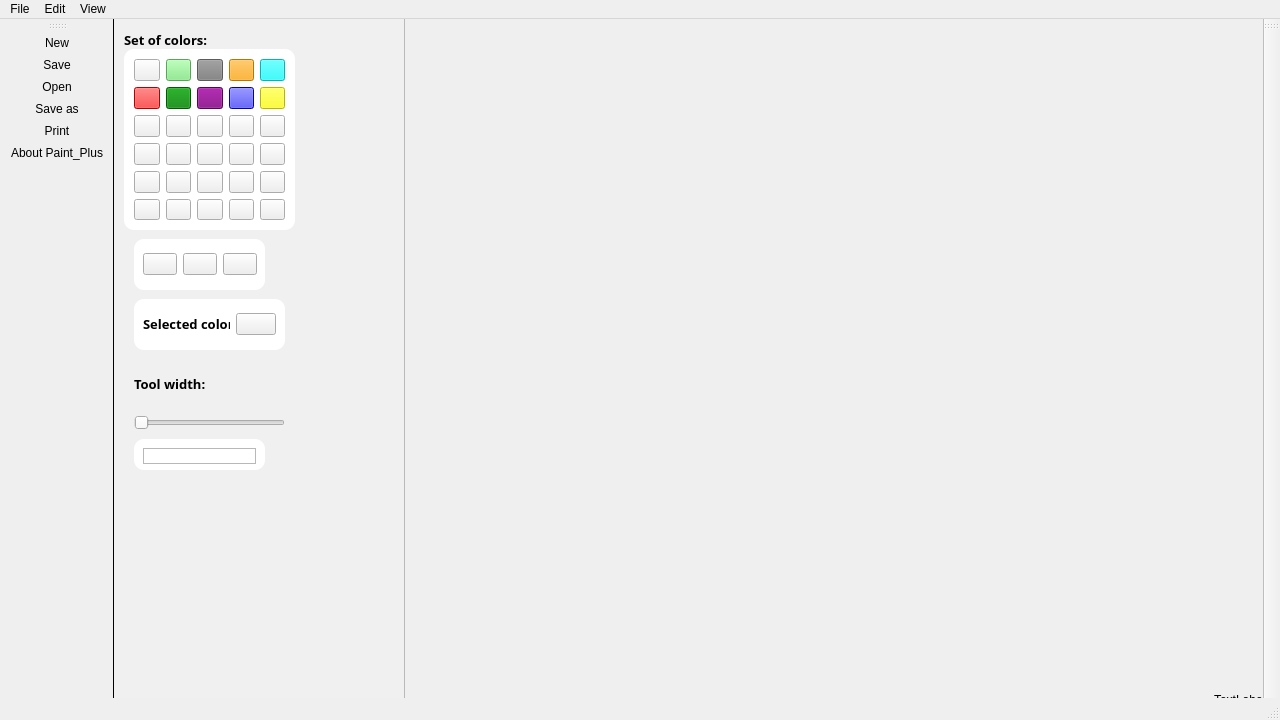
<?xml version="1.0" encoding="UTF-8"?>
<ui version="4.0">
 <class>MainWindow</class>
 <widget class="QMainWindow" name="MainWindow">
  <property name="enabled">
   <bool>true</bool>
  </property>
  <property name="geometry">
   <rect>
    <x>0</x>
    <y>0</y>
    <width>1280</width>
    <height>720</height>
   </rect>
  </property>
  <property name="windowTitle">
   <string>MainWindow</string>
  </property>
  <property name="styleSheet">
   <string notr="true">#leftToolBar {
border: none;
border-right: 1px solid black;
}

#graphicsView {
	background-color: rgb(240,240,240);
}

#pushButton_10 {
	background-color: blue;
}
#pushButton_9 {
	background-color: red;
}
#pushButton_8 {
	background-color: yellow;
}
#pushButton_7 {
	background-color: green;
}
#pushButton_6 {
	background-color: purple;
}
#pushButton_5 {
	background-color: cyan;
}
#pushButton_4 {
	background-color: gray;
}
#pushButton_3 {
	background-color: orange;
}
#pushButton_2 {
	background-color: rgb(123,234,123);
}
</string>
  </property>
  <widget class="QWidget" name="centralwidget">
   <widget class="QLabel" name="label">
    <property name="geometry">
     <rect>
      <x>1100</x>
      <y>660</y>
      <width>161</width>
      <height>41</height>
     </rect>
    </property>
    <property name="text">
     <string>TextLabel</string>
    </property>
   </widget>
   <widget class="QGraphicsView" name="graphicsView">
    <property name="geometry">
     <rect>
      <x>-20</x>
      <y>-50</y>
      <width>311</width>
      <height>1071</height>
     </rect>
    </property>
   </widget>
   <widget class="QFrame" name="frame">
    <property name="geometry">
     <rect>
      <x>10</x>
      <y>30</y>
      <width>171</width>
      <height>181</height>
     </rect>
    </property>
    <property name="styleSheet">
     <string notr="true">#frame {
	background-color: white;
	border-radius: 10px;
}</string>
    </property>
    <property name="frameShape">
     <enum>QFrame::StyledPanel</enum>
    </property>
    <property name="frameShadow">
     <enum>QFrame::Raised</enum>
    </property>
    <widget class="QWidget" name="layoutWidget">
     <property name="geometry">
      <rect>
       <x>10</x>
       <y>10</y>
       <width>151</width>
       <height>161</height>
      </rect>
     </property>
     <layout class="QGridLayout" name="gridLayout">
      <item row="1" column="0">
       <widget class="QPushButton" name="pushButton_9">
        <property name="text">
         <string/>
        </property>
       </widget>
      </item>
      <item row="5" column="3">
       <widget class="QPushButton" name="pushButton_25">
        <property name="text">
         <string/>
        </property>
       </widget>
      </item>
      <item row="2" column="3">
       <widget class="QPushButton" name="pushButton_15">
        <property name="text">
         <string/>
        </property>
       </widget>
      </item>
      <item row="0" column="3">
       <widget class="QPushButton" name="pushButton_3">
        <property name="text">
         <string/>
        </property>
       </widget>
      </item>
      <item row="4" column="3">
       <widget class="QPushButton" name="pushButton_28">
        <property name="text">
         <string/>
        </property>
       </widget>
      </item>
      <item row="5" column="1">
       <widget class="QPushButton" name="pushButton_27">
        <property name="text">
         <string/>
        </property>
       </widget>
      </item>
      <item row="2" column="4">
       <widget class="QPushButton" name="pushButton_13">
        <property name="text">
         <string/>
        </property>
       </widget>
      </item>
      <item row="3" column="3">
       <widget class="QPushButton" name="pushButton_20">
        <property name="text">
         <string/>
        </property>
       </widget>
      </item>
      <item row="5" column="0">
       <widget class="QPushButton" name="pushButton_29">
        <property name="text">
         <string/>
        </property>
       </widget>
      </item>
      <item row="4" column="1">
       <widget class="QPushButton" name="pushButton_26">
        <property name="text">
         <string/>
        </property>
       </widget>
      </item>
      <item row="0" column="2">
       <widget class="QPushButton" name="pushButton_4">
        <property name="text">
         <string/>
        </property>
       </widget>
      </item>
      <item row="2" column="2">
       <widget class="QPushButton" name="pushButton_11">
        <property name="text">
         <string/>
        </property>
       </widget>
      </item>
      <item row="4" column="0">
       <widget class="QPushButton" name="pushButton_22">
        <property name="text">
         <string/>
        </property>
       </widget>
      </item>
      <item row="0" column="4">
       <widget class="QPushButton" name="pushButton_5">
        <property name="text">
         <string/>
        </property>
       </widget>
      </item>
      <item row="2" column="1">
       <widget class="QPushButton" name="pushButton_12">
        <property name="text">
         <string/>
        </property>
       </widget>
      </item>
      <item row="3" column="2">
       <widget class="QPushButton" name="pushButton_16">
        <property name="text">
         <string/>
        </property>
       </widget>
      </item>
      <item row="2" column="0">
       <widget class="QPushButton" name="pushButton_14">
        <property name="text">
         <string/>
        </property>
       </widget>
      </item>
      <item row="5" column="2">
       <widget class="QPushButton" name="pushButton_23">
        <property name="text">
         <string/>
        </property>
       </widget>
      </item>
      <item row="4" column="2">
       <widget class="QPushButton" name="pushButton_30">
        <property name="text">
         <string/>
        </property>
       </widget>
      </item>
      <item row="5" column="4">
       <widget class="QPushButton" name="pushButton_21">
        <property name="text">
         <string/>
        </property>
       </widget>
      </item>
      <item row="0" column="1">
       <widget class="QPushButton" name="pushButton_2">
        <property name="text">
         <string/>
        </property>
       </widget>
      </item>
      <item row="1" column="2">
       <widget class="QPushButton" name="pushButton_6">
        <property name="text">
         <string/>
        </property>
       </widget>
      </item>
      <item row="1" column="4">
       <widget class="QPushButton" name="pushButton_8">
        <property name="text">
         <string/>
        </property>
       </widget>
      </item>
      <item row="1" column="3">
       <widget class="QPushButton" name="pushButton_10">
        <property name="text">
         <string/>
        </property>
       </widget>
      </item>
      <item row="3" column="0">
       <widget class="QPushButton" name="pushButton_19">
        <property name="text">
         <string/>
        </property>
       </widget>
      </item>
      <item row="1" column="1">
       <widget class="QPushButton" name="pushButton_7">
        <property name="text">
         <string/>
        </property>
       </widget>
      </item>
      <item row="3" column="4">
       <widget class="QPushButton" name="pushButton_18">
        <property name="text">
         <string/>
        </property>
       </widget>
      </item>
      <item row="4" column="4">
       <widget class="QPushButton" name="pushButton_24">
        <property name="text">
         <string/>
        </property>
       </widget>
      </item>
      <item row="0" column="0">
       <widget class="QPushButton" name="pushButton">
        <property name="text">
         <string/>
        </property>
       </widget>
      </item>
      <item row="3" column="1">
       <widget class="QPushButton" name="pushButton_17">
        <property name="text">
         <string/>
        </property>
       </widget>
      </item>
     </layout>
    </widget>
   </widget>
   <widget class="QFrame" name="frame_3">
    <property name="geometry">
     <rect>
      <x>20</x>
      <y>280</y>
      <width>151</width>
      <height>51</height>
     </rect>
    </property>
    <property name="styleSheet">
     <string notr="true">#frame_3 {
	background-color: white;
	border-radius: 10px;
}</string>
    </property>
    <property name="frameShape">
     <enum>QFrame::StyledPanel</enum>
    </property>
    <property name="frameShadow">
     <enum>QFrame::Raised</enum>
    </property>
    <layout class="QGridLayout" name="gridLayout_3">
     <item row="0" column="0">
      <widget class="QLabel" name="label_2">
       <property name="font">
        <font>
         <family>Yu Gothic UI Semibold</family>
         <pointsize>10</pointsize>
         <bold>true</bold>
        </font>
       </property>
       <property name="text">
        <string>Selected color:</string>
       </property>
      </widget>
     </item>
     <item row="0" column="1">
      <widget class="QPushButton" name="currentColorButton">
       <property name="text">
        <string/>
       </property>
      </widget>
     </item>
    </layout>
   </widget>
   <widget class="QLabel" name="label_3">
    <property name="geometry">
     <rect>
      <x>10</x>
      <y>10</y>
      <width>91</width>
      <height>21</height>
     </rect>
    </property>
    <property name="font">
     <font>
      <family>Yu Gothic UI Semibold</family>
      <pointsize>10</pointsize>
      <bold>true</bold>
     </font>
    </property>
    <property name="text">
     <string>Set of colors:</string>
    </property>
   </widget>
   <widget class="QFrame" name="frame_4">
    <property name="geometry">
     <rect>
      <x>20</x>
      <y>220</y>
      <width>131</width>
      <height>51</height>
     </rect>
    </property>
    <property name="styleSheet">
     <string notr="true">#frame_4 {
	background-color: white;
	border-radius: 10px;
}</string>
    </property>
    <property name="frameShape">
     <enum>QFrame::StyledPanel</enum>
    </property>
    <property name="frameShadow">
     <enum>QFrame::Raised</enum>
    </property>
    <layout class="QGridLayout" name="gridLayout_4">
     <item row="0" column="0">
      <layout class="QGridLayout" name="gridLayout_2">
       <item row="0" column="1">
        <widget class="QPushButton" name="pencilButton">
         <property name="text">
          <string/>
         </property>
        </widget>
       </item>
       <item row="0" column="3">
        <widget class="QPushButton" name="rubberButton">
         <property name="text">
          <string/>
         </property>
        </widget>
       </item>
       <item row="0" column="0">
        <widget class="QPushButton" name="resetButton">
         <property name="text">
          <string/>
         </property>
        </widget>
       </item>
      </layout>
     </item>
    </layout>
   </widget>
   <widget class="QWidget" name="">
    <property name="geometry">
     <rect>
      <x>20</x>
      <y>340</y>
      <width>151</width>
      <height>71</height>
     </rect>
    </property>
    <layout class="QVBoxLayout" name="verticalLayout">
     <item>
      <widget class="QLabel" name="label_4">
       <property name="font">
        <font>
         <family>Yu Gothic UI Semibold</family>
         <pointsize>10</pointsize>
         <bold>true</bold>
        </font>
       </property>
       <property name="text">
        <string>Tool width:</string>
       </property>
      </widget>
     </item>
     <item>
      <widget class="QSlider" name="brushWidthSlider">
       <property name="orientation">
        <enum>Qt::Horizontal</enum>
       </property>
      </widget>
     </item>
    </layout>
   </widget>
   <widget class="QFrame" name="brushWidth">
    <property name="geometry">
     <rect>
      <x>20</x>
      <y>420</y>
      <width>131</width>
      <height>31</height>
     </rect>
    </property>
    <property name="styleSheet">
     <string notr="true">#brushWidth {
	background-color: white;
	border-radius: 10px;
}</string>
    </property>
    <property name="frameShape">
     <enum>QFrame::StyledPanel</enum>
    </property>
    <property name="frameShadow">
     <enum>QFrame::Raised</enum>
    </property>
    <widget class="QFrame" name="lineWidth">
     <property name="geometry">
      <rect>
       <x>9</x>
       <y>9</y>
       <width>113</width>
       <height>16</height>
      </rect>
     </property>
     <property name="frameShape">
      <enum>QFrame::StyledPanel</enum>
     </property>
     <property name="frameShadow">
      <enum>QFrame::Raised</enum>
     </property>
    </widget>
   </widget>
  </widget>
  <widget class="QMenuBar" name="menubar">
   <property name="geometry">
    <rect>
     <x>0</x>
     <y>0</y>
     <width>1280</width>
     <height>22</height>
    </rect>
   </property>
   <widget class="QMenu" name="menuFile">
    <property name="title">
     <string>File</string>
    </property>
    <addaction name="actionNew"/>
    <addaction name="actionOpen_2"/>
    <addaction name="actionSave"/>
    <addaction name="actionSave_as"/>
    <addaction name="actionPrint"/>
    <addaction name="actionProperties"/>
    <addaction name="actionAbout_Paint_Plus"/>
    <addaction name="actionExit"/>
   </widget>
   <widget class="QMenu" name="menuEdit">
    <property name="title">
     <string>Edit</string>
    </property>
    <addaction name="actionWytnij"/>
    <addaction name="actionKopiuj"/>
    <addaction name="actionWklej"/>
   </widget>
   <widget class="QMenu" name="menuView">
    <property name="title">
     <string>View</string>
    </property>
    <addaction name="actionFull_Screen"/>
   </widget>
   <addaction name="menuFile"/>
   <addaction name="menuEdit"/>
   <addaction name="menuView"/>
  </widget>
  <widget class="QToolBar" name="toolBar">
   <property name="windowTitle">
    <string>toolBar</string>
   </property>
   <attribute name="toolBarArea">
    <enum>RightToolBarArea</enum>
   </attribute>
   <attribute name="toolBarBreak">
    <bool>false</bool>
   </attribute>
  </widget>
  <widget class="QStatusBar" name="statusBar"/>
  <widget class="QToolBar" name="leftToolBar">
   <property name="windowTitle">
    <string>toolBar_2</string>
   </property>
   <attribute name="toolBarArea">
    <enum>LeftToolBarArea</enum>
   </attribute>
   <attribute name="toolBarBreak">
    <bool>false</bool>
   </attribute>
   <addaction name="actionNew"/>
   <addaction name="actionSave"/>
   <addaction name="actionOpen_2"/>
   <addaction name="actionSave_as"/>
   <addaction name="actionPrint"/>
   <addaction name="actionAbout_Paint_Plus"/>
  </widget>
  <action name="actionNew">
   <property name="icon">
    <iconset resource="Res.qrc">
     <normaloff>:/new/prefix1/resources/icons8-new-file-40.png</normaloff>:/new/prefix1/resources/icons8-new-file-40.png</iconset>
   </property>
   <property name="text">
    <string>New</string>
   </property>
   <property name="shortcut">
    <string>Ctrl+N</string>
   </property>
  </action>
  <action name="actionSave">
   <property name="icon">
    <iconset resource="Res.qrc">
     <normaloff>:/new/prefix1/resources/icons8-save-48.png</normaloff>:/new/prefix1/resources/icons8-save-48.png</iconset>
   </property>
   <property name="text">
    <string>Save</string>
   </property>
   <property name="shortcut">
    <string>Ctrl+S</string>
   </property>
  </action>
  <action name="actionOpen_2">
   <property name="icon">
    <iconset resource="Res.qrc">
     <normaloff>:/new/prefix1/resources/icons8-open-file-48.png</normaloff>:/new/prefix1/resources/icons8-open-file-48.png</iconset>
   </property>
   <property name="text">
    <string>Open</string>
   </property>
   <property name="shortcut">
    <string>Ctrl+O</string>
   </property>
  </action>
  <action name="actionSave_as">
   <property name="icon">
    <iconset resource="Res.qrc">
     <normaloff>:/new/prefix1/resources/icons8-save-as-48.png</normaloff>:/new/prefix1/resources/icons8-save-as-48.png</iconset>
   </property>
   <property name="text">
    <string>Save as</string>
   </property>
   <property name="shortcut">
    <string>F12</string>
   </property>
  </action>
  <action name="actionPrint">
   <property name="icon">
    <iconset resource="Res.qrc">
     <normaloff>:/new/prefix1/resources/icons8-print-48.png</normaloff>:/new/prefix1/resources/icons8-print-48.png</iconset>
   </property>
   <property name="text">
    <string>Print</string>
   </property>
   <property name="shortcut">
    <string>Ctrl+P</string>
   </property>
  </action>
  <action name="actionProperties">
   <property name="icon">
    <iconset resource="Res.qrc">
     <normaloff>:/new/prefix1/resources/icons8-list-48.png</normaloff>:/new/prefix1/resources/icons8-list-48.png</iconset>
   </property>
   <property name="text">
    <string>Properties</string>
   </property>
  </action>
  <action name="actionWytnij">
   <property name="icon">
    <iconset resource="Res.qrc">
     <normaloff>:/new/prefix1/resources/icons8-cut-48.png</normaloff>:/new/prefix1/resources/icons8-cut-48.png</iconset>
   </property>
   <property name="text">
    <string>Wytnij</string>
   </property>
   <property name="shortcut">
    <string>Ctrl+X</string>
   </property>
  </action>
  <action name="actionKopiuj">
   <property name="icon">
    <iconset resource="Res.qrc">
     <normaloff>:/new/prefix1/resources/icons8-copy-48.png</normaloff>:/new/prefix1/resources/icons8-copy-48.png</iconset>
   </property>
   <property name="text">
    <string>Kopiuj</string>
   </property>
   <property name="shortcut">
    <string>Ctrl+C</string>
   </property>
  </action>
  <action name="actionWklej">
   <property name="icon">
    <iconset resource="Res.qrc">
     <normaloff>:/new/prefix1/resources/icons8-paste-48.png</normaloff>:/new/prefix1/resources/icons8-paste-48.png</iconset>
   </property>
   <property name="text">
    <string>Wklej</string>
   </property>
   <property name="shortcut">
    <string>Ctrl+V</string>
   </property>
  </action>
  <action name="actionStatus_Bar">
   <property name="checkable">
    <bool>true</bool>
   </property>
   <property name="text">
    <string>Status Bar</string>
   </property>
  </action>
  <action name="actionFull_Screen">
   <property name="text">
    <string>Full Screen</string>
   </property>
  </action>
  <action name="actionAbout_Paint_Plus">
   <property name="icon">
    <iconset resource="Res.qrc">
     <normaloff>:/new/prefix1/resources/icons8-information-48.png</normaloff>:/new/prefix1/resources/icons8-information-48.png</iconset>
   </property>
   <property name="text">
    <string>About Paint_Plus</string>
   </property>
  </action>
  <action name="actionExit">
   <property name="text">
    <string>Exit</string>
   </property>
  </action>
 </widget>
 <resources>
  <include location="Res.qrc"/>
 </resources>
 <connections/>
</ui>
